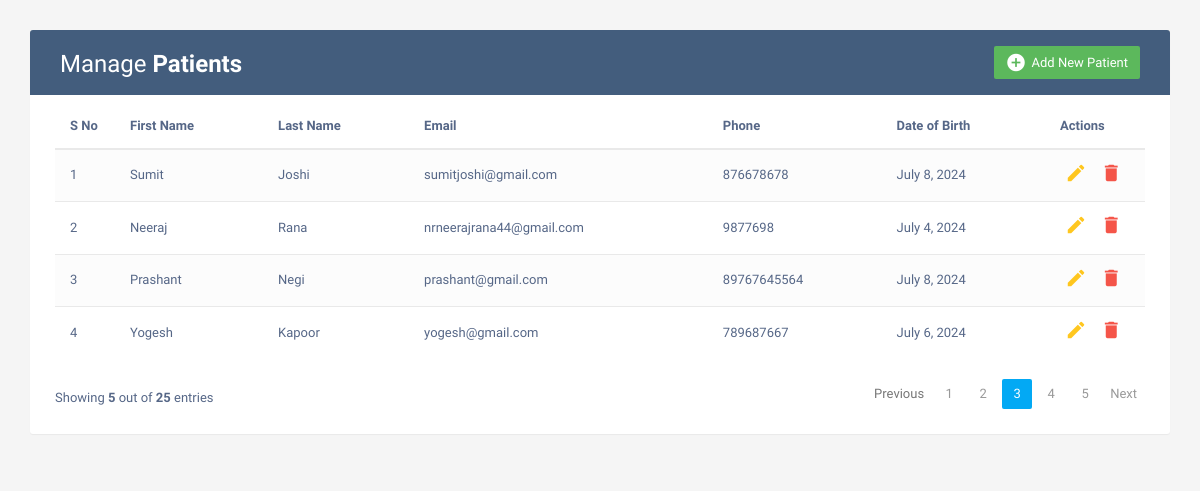
The page / on the database its author committed.
### patient_app/models.py (models this page shows)
class Patient(models.Model):
    first_name = models.CharField(max_length=50, null=False)
    last_name = models.CharField(max_length=50)
    email = models.EmailField()
    phone = models.BigIntegerField(default=1)
    dob = models.DateField()

### patient_app/views.py (the view)
# urls.py: path('', views.index, name='home'),
def index(request):
    patient = Patient.objects.all()
    context = {
        'patient' : patient
    }
    return render(request, 'home.html', context)

### patient_app/templates/home.html (shortened to what this page needs)
{% load static %}
<!DOCTYPE html>
<html lang="en">
<head>
<link rel="stylesheet" href="https://maxcdn.bootstrapcdn.com/font-awesome/4.7.0/css/font-awesome.min.css">
<link rel="stylesheet" href="https://maxcdn.bootstrapcdn.com/bootstrap/3.3.7/css/bootstrap.min.css">
<link rel="stylesheet" href="{% static 'styles.css' %}">
  <body>
    <div class="container">
        <div class="table-wrapper">
            <div class="table-title">
                <div class="row">
                    <div class="col-sm-6">
						<h2>Manage <b>Patients</b></h2>
					</div>
					<div class="col-sm-6">
						<a href="#addpatient" class="btn btn-success" data-toggle="modal"><i class="material-icons">&#xE147;</i> <span>Add New Patient</span></a>
					</div>
                </div>
            </div>
            <table class="table table-striped table-hover">
                <thead>
                    <tr>
                        <th>S No</th>
                        <th>First Name</th>
                        <th>Last Name</th>
                        <th>Email</th>
						<th>Phone</th>
                        <th>Date of Birth</th>
                        <th>Actions</th>
                    </tr>
                </thead>
                <tbody>
					{% for pat  in patient %}
                    <tr>
                        <td>{{forloop.counter}}</td>
                        <td>{{pat.first_name}}</td>
                        <td>{{pat.last_name}}</td>
                        <td>{{pat.email}}</td>
						<td>{{pat.phone}}</td>
                        <td>{{pat.dob}}</td>
                        <td>
                            <a href="#editpatient-{{forloop.counter}}" class="edit" data-toggle="modal"><i class="material-icons" data-toggle="tooltip" title="Edit">&#xE254;</i></a>
                            <a href="#deletepatient-{{forloop.counter}}" class="delete" data-toggle="modal"><i class="material-icons" data-toggle="tooltip" title="Delete">&#xE872;</i></a>
                        </td>
                    </tr>
                	{% endfor %}
                </tbody>
            </table>
			<div class="clearfix">
                <div class="hint-text">Showing <b>5</b> out of <b>25</b> entries</div>
                <ul class="pagination">
                    <li class="page-item disabled"><a href="#">Previous</a></li>
                    <li class="page-item"><a href="#" class="page-link">1</a></li>
                    <li class="page-item"><a href="#" class="page-link">2</a></li>
                    <li class="page-item active"><a href="#" class="page-link">3</a></li>
                    <li class="page-item"><a href="#" class="page-link">4</a></li>
                    <li class="page-item"><a href="#" class="page-link">5</a></li>
                    <li class="page-item"><a href="#" class="page-link">Next</a></li>
                </ul>
            </div>
        </div>
    </div>
</body>
</html>

### patient_app/static/styles.css (style rules this page uses)
body { color: #566787; background: #f5f5f5; font-family: 'Varela Round', sans-serif; font-size: 13px; }
.table-wrapper { background: #fff; padding: 20px 25px; margin: 30px 0; border-radius: 3px; box-shadow: 0 1px 1px rgba(0,0,0,.05); }
.table-title { padding-bottom: 15px; background: #435d7d; color: #fff; padding: 16px 30px; margin: -20px -25px 10px; border-radius: 3px 3px 0 0; }
.table-title h2 { margin: 5px 0 0; font-size: 24px; }
.table-title .btn { color: #fff; float: right; font-size: 13px; border: none; min-width: 50px; border-radius: 2px; border: none; outline: none !important; margin-left: 10px; }
.table-title .btn i { float: left; font-size: 21px; margin-right: 5px; }
.table-title .btn span { float: left; margin-top: 2px; }
table.table tr th, table.table tr td { border-color: #e9e9e9; padding: 12px 15px; vertical-align: middle; }
table.table tr th:first-child { width: 60px; }
table.table tr th:last-child { width: 100px; }
table.table-striped tbody tr:nth-of-type(odd) { background-color: #fcfcfc; }
table.table td:last-child i { opacity: 0.9; font-size: 22px; margin: 0 5px; }
table.table td a { font-weight: bold; color: #566787; display: inline-block; text-decoration: none; outline: none !important; }
table.table td a.edit { color: #FFC107; }
table.table td a.delete { color: #F44336; }
table.table td i { font-size: 19px; }
.pagination { float: right; margin: 0 0 5px; }
.pagination li a { border: none; font-size: 13px; min-width: 30px; min-height: 30px; color: #999; margin: 0 2px; line-height: 30px; border-radius: 2px !important; text-align: center; padding: 0 6px; }
.pagination li.active a, .pagination li.active a.page-link { background: #03A9F4; }
.hint-text { float: left; margin-top: 10px; font-size: 13px; }

### rows shown on the page
Patient: first_name "Sumit", last_name "Joshi", email "sumitjoshi@gmail.com", phone "876678678", dob "July 8, 2024"
Patient: first_name "Neeraj", last_name "Rana", email "nrneerajrana44@gmail.com", phone "9877698", dob "July 4, 2024"
Patient: first_name "Prashant", last_name "Negi", email "prashant@gmail.com", phone "89767645564", dob "July 8, 2024"
Patient: first_name "Yogesh", last_name "Kapoor", email "yogesh@gmail.com", phone "789687667", dob "July 6, 2024"
